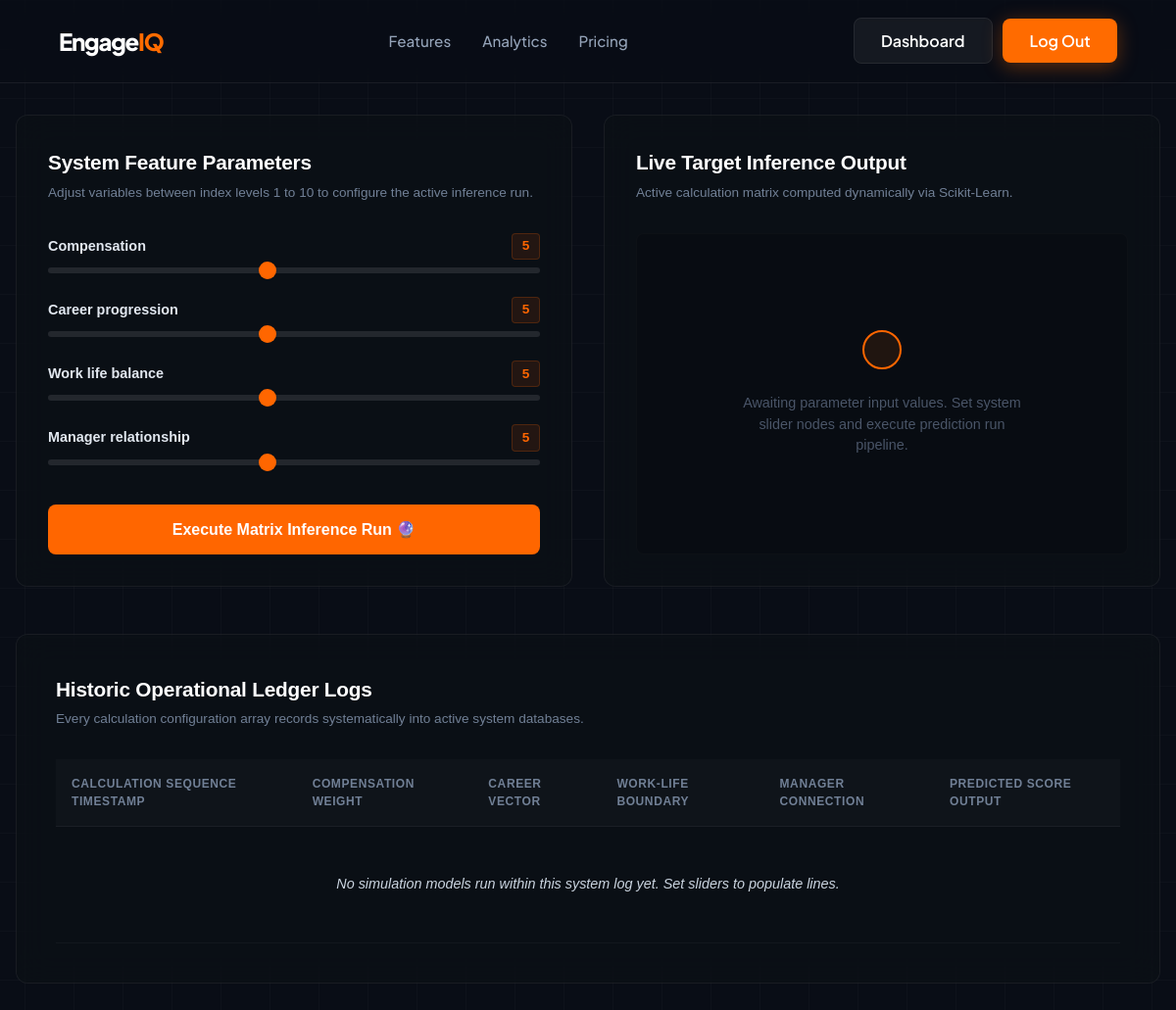
/dashboard/ (signed in), run on an earlier commit of the app's database.
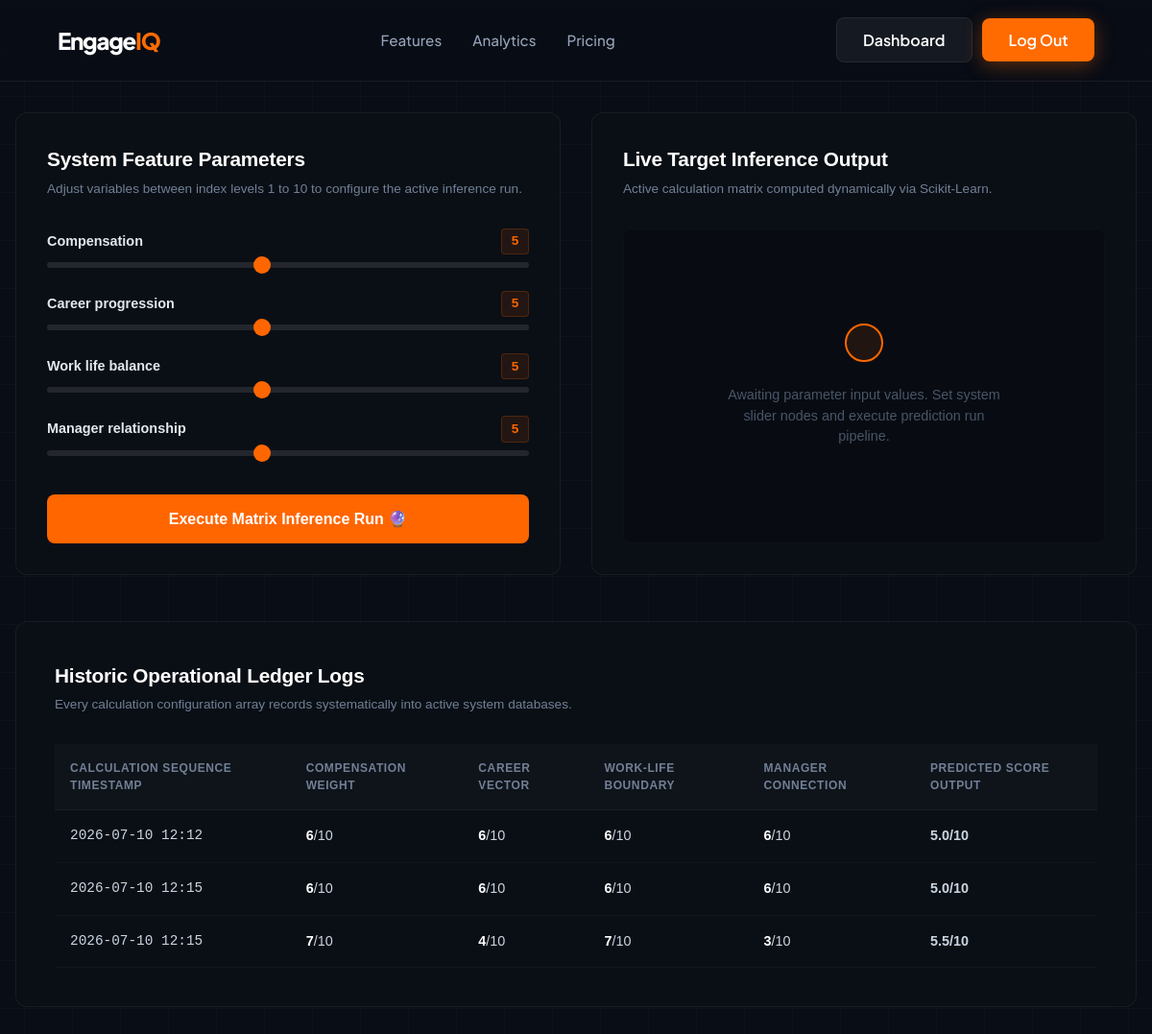
And on a later commit of the database.
### core_app/models.py (models this page shows, shortened)
class SatisfactionPrediction(models.Model):
    user = models.ForeignKey(User, on_delete=models.CASCADE, null=True, blank=True)
    compensation = models.IntegerField()
    career_progression = models.IntegerField()
    work_life_balance = models.IntegerField()
    manager_relationship = models.IntegerField()
    predicted_score = models.FloatField()
    created_at = models.DateTimeField(auto_now_add=True)

### core_app/views.py (the view, shortened to what this page needs)
# urls.py: path('dashboard/', views.dashboard, name='dashboard'),
@login_required(login_url='login')
def dashboard(request):
    form = EngagementSlidersForm(request.POST or None)
    predicted_score = None
    history = SatisfactionPrediction.objects.filter(user=request.user)
    return render(request, 'core_app/dashboard.html', {
        'form': form,
        'predicted_score': predicted_score,
        'history': history
    })

### core_app/forms.py
class EngagementSlidersForm(forms.ModelForm):
    class Meta:
        model = SatisfactionPrediction
        fields = ['compensation', 'career_progression', 'work_life_balance', 'manager_relationship']
    def __init__(self, *args, **kwargs):
        super().__init__(*args, **kwargs)
        for field_name in self.fields:
            self.fields[field_name].widget = forms.NumberInput(attrs={
                'type': 'range',
                'min': '1.0',
                'max': '10.0',
                'step': '0.1',
                'value': '5.0',
                'class': 'engageiq-slider'  # Custom class for your dark/orange CSS styling
            })

### core_app/templates/core_app/Dashboard.html (shortened to what the changed rows need)
{% extends 'core_app/base.html' %}
{% load static %}
{% block content %}
<div class="dashboard-viewport">
    <div class="dashboard-main-grid">
        <div class="workspace-panel glass-card">
            <form method="POST" class="sliders-form-layout">
                {% for field in form %}
                <div class="slider-node-row">
                    <div class="slider-labels">
                        <span class="field-title">{{ field.label }}</span>
                        <span class="live-counter-val" id="val_{{ field.id_for_label }}">5</span>
                    </div>
                    <div class="input-slider-wrapper">
                        <input type="range" name="{{ field.html_name }}" min="1" max="10" value="5" class="custom-range-slider" id="{{ field.id_for_label }}" oninput="updateSliderValue(this)">
                    </div>
                </div>
                {% endfor %}
            </form>
        </div>
    </div>
    <div class="history-panel-block glass-card">
        <div class="table-responsive-wrapper">
            <table class="telemetry-table-layout">
                <thead>
                    <tr>
                        <th>Calculation Sequence Timestamp</th>
                        <th>Compensation Weight</th>
                        <th>Career Vector</th>
                        <th>Work-Life Boundary</th>
                        <th>Manager Connection</th>
                        <th>Predicted Score Output</th>
                    </tr>
                </thead>
                <tbody>
                    {% for record in history %}
                    <tr>
                        <td class="t-stamp">{{ record.created_at|date:"Y-m-d H:i" }}</td>
                        <td><span class="tbl-num">{{ record.compensation }}</span>/10</td>
                        <td><span class="tbl-num">{{ record.career_progression }}</span>/10</td>
                        <td><span class="tbl-num">{{ record.work_life_balance }}</span>/10</td>
                        <td><span class="tbl-num">{{ record.manager_relationship }}</span>/10</td>
                        <td class="t-highlight-cell">{{ record.predicted_score }}/10</td>
                    </tr>
                    {% empty %}
                    <tr>
                        <td colspan="6" class="empty-table-state">No simulation models run within this system log yet. Set sliders to populate lines.</td>
                    </tr>
                    {% endfor %}
                </tbody>
            </table>
        </div>
    </div>
</div>
{% endblock %}

What changed in the data, as far as the page shows it:
added SatisfactionPrediction: created_at "2026-07-10 12:12", compensation "6", career_progression "6", work_life_balance "6", manager_relationship "6", predicted_score "5.0"
added SatisfactionPrediction: created_at "2026-07-10 12:15", compensation "6", career_progression "6", work_life_balance "6", manager_relationship "6", predicted_score "5.0"
added SatisfactionPrediction: created_at "2026-07-10 12:15", compensation "7", career_progression "4", work_life_balance "7", manager_relationship "3", predicted_score "5.5"
Also different on the page:
text no longer shown: "No simulation models run within this system log yet. Set sliders to populate lines."
